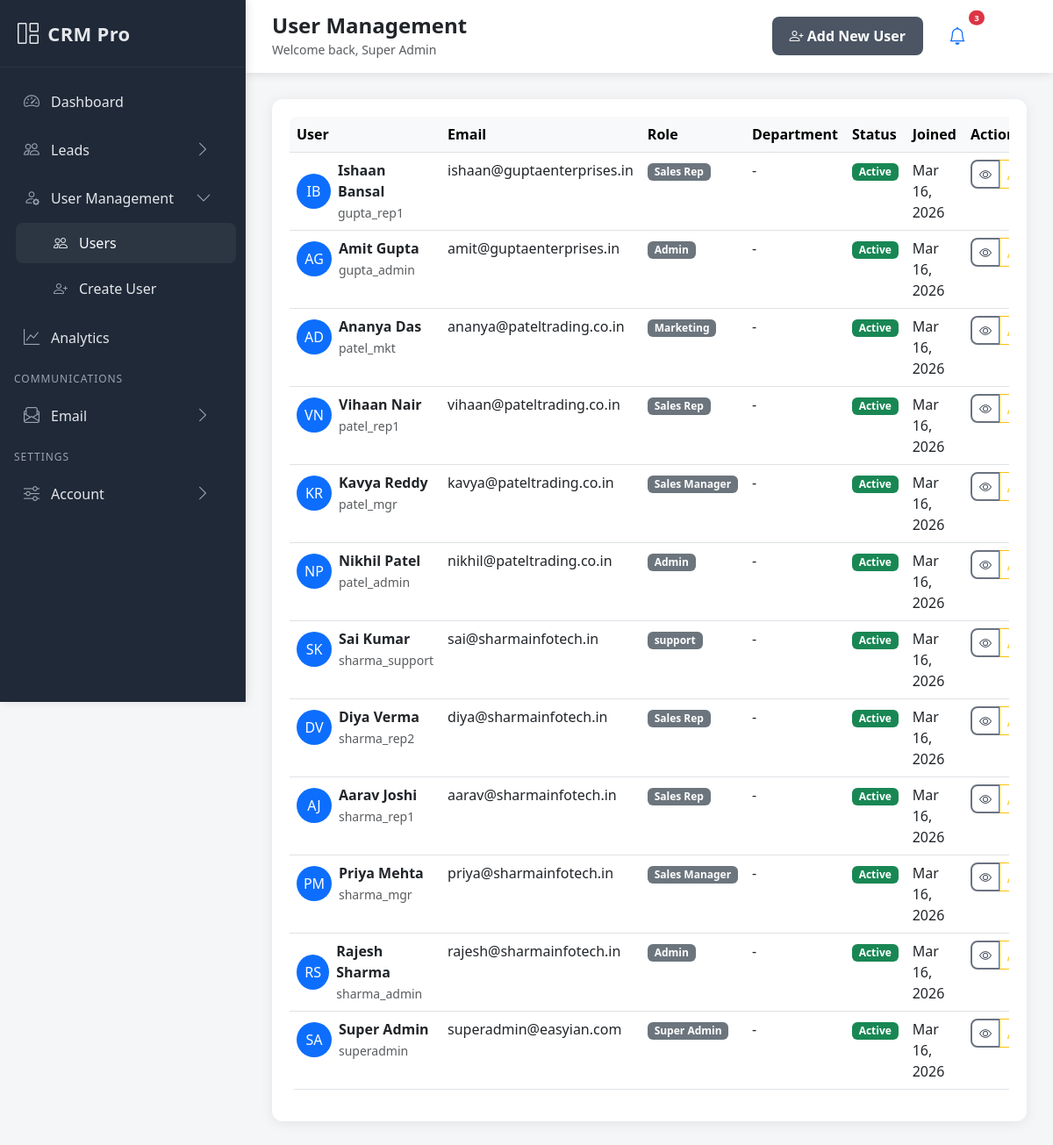
Screenshot of /accounts/users/ (signed in) with the database file from the repository.
### accounts/models.py (models this page shows, shortened)
class CustomUser(AbstractUser):
    ROLE_CHOICES = [
        ('superadmin', 'Super Admin'),
        ('admin', 'Admin'),
        ('sales_manager', 'Sales Manager'),
        ('sales_rep', 'Sales Rep'),
        ('marketing', 'Marketing'),
    ]
    email = models.EmailField(unique=True)
    phone = models.CharField(max_length=15, blank=True, null=True)
    role = models.CharField(max_length=20, choices=ROLE_CHOICES, default='sales_rep')
    department = models.CharField(max_length=100, blank=True, null=True)
    profile_picture = models.ImageField(upload_to='profiles/', blank=True, null=True)
    is_active = models.BooleanField(default=True)
    date_joined = models.DateTimeField(auto_now_add=True)
    USERNAME_FIELD = 'username'
    REQUIRED_FIELDS = ['email', 'first_name', 'last_name']

### accounts/views.py (the view, shortened to what this page needs)
# urls.py: path('users/', views.UserListView.as_view(), name='user_list'),
class UserListView(LoginRequiredMixin, UserPassesTestMixin, ListView):
    model = CustomUser
    template_name = 'accounts/user_list.html'
    context_object_name = 'users'
    paginate_by = 20
    def test_func(self):
        return is_admin_or_superuser(self.request.user)
    def get_queryset(self):
        queryset = CustomUser.objects.all().order_by('-date_joined')
        search = self.request.GET.get('search')
        return queryset

### accounts/views.py (called while the page is built)
def is_admin_or_superuser(user):
    return user.is_authenticated and (user.role in ['admin', 'superadmin'] or user.is_superuser)

### templates/accounts/user_list.html (shortened to what this page needs)
{% extends 'base.html' %}
{% block page_title %}User Management{% endblock %}
{% block page_actions %}
<a href="{% url 'accounts:user_create' %}" class="btn btn-primary">
    <i class="bi bi-person-plus"></i> Add New User
</a>
{% endblock %}
{% block content %}
<div class="card">
    <div class="card-body">
        <div class="table-responsive">
            <table class="table table-hover">
                <thead class="table-light">
                    <tr>
                        <th>User</th>
                        <th>Email</th>
                        <th>Role</th>
                        <th>Department</th>
                        <th>Status</th>
                        <th>Joined</th>
                        <th>Actions</th>
                    </tr>
                </thead>
                <tbody>
                    {% for user_obj in users %}
                    <tr>
                        <td>
                            <div class="d-flex align-items-center">
                                {% if user_obj.profile_picture %}
                                <img src="{{ user_obj.profile_picture.url }}" class="rounded-circle me-2" width="40" height="40">
                                {% else %}
                                <div class="bg-primary rounded-circle text-white d-flex align-items-center justify-content-center me-2" style="width: 40px; height: 40px;">
                                    {{ user_obj.first_name.0|upper }}{{ user_obj.last_name.0|upper }}
                                </div>
                                {% endif %}
                                <div>
                                    <div class="fw-bold">{{ user_obj.get_full_name }}</div>
                                    <small class="text-muted">{{ user_obj.username }}</small>
                                </div>
                            </div>
                        </td>
                        <td>{{ user_obj.email }}</td>
                        <td>
                            <span class="badge bg-secondary">{{ user_obj.get_role_display }}</span>
                        </td>
                        <td>{{ user_obj.department|default:"-" }}</td>
                        <td>
                            {% if user_obj.is_active %}
                            <span class="badge bg-success">Active</span>
                            {% else %}
                            <span class="badge bg-danger">Inactive</span>
                            {% endif %}
                        </td>
                        <td>{{ user_obj.date_joined|date:"M d, Y" }}</td>
                        <td>
                            <div class="btn-group btn-group-sm">
                                <a href="{% url 'accounts:user_detail' user_obj.pk %}" class="btn btn-outline-primary btn-sm">
                                    <i class="bi bi-eye"></i>
                                </a>
                                <a href="{% url 'accounts:user_update' user_obj.pk %}" class="btn btn-outline-warning btn-sm">
                                    <i class="bi bi-pencil"></i>
                                </a>
                            </div>
                        </td>
                    </tr>
                    {% empty %}
                    <tr>
                        <td colspan="7" class="text-center text-muted py-4">
                            No users found. <a href="{% url 'accounts:user_create' %}">Create your first user</a>
                        </td>
                    </tr>
                    {% endfor %}
                </tbody>
            </table>
        </div>
    </div>
</div>
{% endblock %}

### templates/base.html (shortened to what this page needs)
<!DOCTYPE html>
<html lang="en">
<head>
    <link href="https://cdn.jsdelivr.net/npm/bootstrap@5.3.0/dist/css/bootstrap.min.css" rel="stylesheet">
    <link href="https://cdn.jsdelivr.net/npm/bootstrap-icons@1.10.0/font/bootstrap-icons.css" rel="stylesheet">
</head>
<body>
    <nav class="sidebar" id="sidebar">
        <div class="sidebar-header">
            <a href="{% url 'dashboard:home' %}" class="sidebar-brand">
                <i class="bi bi-grid-1x2"></i>
                <span>CRM Pro</span>
            </a>
        </div>
        <ul class="nav flex-column sidebar-nav">
            <li class="nav-item">
                <a class="nav-link {% if request.resolver_match.url_name == 'home' %}active{% endif %}" href="{% url 'dashboard:home' %}">
                    <i class="bi bi-speedometer2"></i>
                    <span>Dashboard</span>
                </a>
            </li>
            <li class="nav-item">
                <a class="nav-link" data-bs-toggle="collapse" href="#menu-leads" role="button" aria-expanded="{% if request.resolver_match.app_name == 'leads' %}true{% else %}false{% endif %}" aria-controls="menu-leads">
                    <i class="bi bi-people"></i>
                    <span>Leads</span>
                    <i class="bi bi-chevron-right chevron"></i>
                </a>
            </li>
            {% if user.role == 'admin' or user.role == 'superadmin' %}
            <li class="nav-item">
                <a class="nav-link" data-bs-toggle="collapse" href="#menu-users" role="button" aria-expanded="{% if request.resolver_match.app_name == 'accounts' and 'user' in request.path %}true{% else %}false{% endif %}" aria-controls="menu-users">
                    <i class="bi bi-person-gear"></i>
                    <span>User Management</span>
                    <i class="bi bi-chevron-right chevron"></i>
                </a>
                <ul class="nav flex-column collapse submenu {% if request.resolver_match.app_name == 'accounts' and 'user' in request.path %}show{% endif %}" id="menu-users">
                    <li class="nav-item">
                        <a class="nav-link {% if request.resolver_match.url_name == 'user_list' %}active{% endif %}" href="{% url 'accounts:user_list' %}">
                            <i class="bi bi-people"></i>
                            <span>Users</span>
                        </a>
                    </li>
                    <li class="nav-item">
                        <a class="nav-link {% if request.resolver_match.url_name == 'user_create' %}active{% endif %}" href="{% url 'accounts:user_create' %}">
                            <i class="bi bi-person-plus"></i>
                            <span>Create User</span>
                        </a>
                    </li>
                </ul>
            </li>
            {% endif %}
            <li class="nav-item">
                <a class="nav-link {% if request.resolver_match.url_name == 'analytics' and request.resolver_match.app_name == 'dashboard' %}active{% endif %}" href="{% url 'dashboard:analytics' %}">
                    <i class="bi bi-graph-up"></i>
                    <span>Analytics</span>
                </a>
            </li>
            <li class="menu-section">Communications</li>
            <li class="nav-item">
                <a class="nav-link" data-bs-toggle="collapse" href="#menu-comm" role="button" aria-expanded="{% if request.resolver_match.app_name == 'communications' %}true{% else %}false{% endif %}" aria-controls="menu-comm">
                    <i class="bi bi-envelope-paper"></i>
                    <span>Email</span>
                    <i class="bi bi-chevron-right chevron"></i>
                </a>
            </li>
            <li class="menu-section">Settings</li>
            <li class="nav-item">
                <a class="nav-link" data-bs-toggle="collapse" href="#menu-settings" role="button" aria-expanded="false" aria-controls="menu-settings">
                    <i class="bi bi-sliders"></i>
                    <span>Account</span>
                    <i class="bi bi-chevron-right chevron"></i>
                </a>
            </li>
        </ul>
    </nav>
    <div class="main-content">
        <div class="topbar">
            <div class="d-flex justify-content-between align-items-center">
                <div class="page-header">
                    <h4 class="mb-0 fw-bold">{% block page_title %}Dashboard{% endblock %}</h4>
                    <small class="text-muted">{% block page_subtitle %}Welcome back, {{ user.get_full_name }}{% endblock %}</small>
                </div>
                <div class="d-flex align-items-center gap-3">
                    <div class="page-actions">
                        {% block page_actions %}{% endblock %}
                    </div>
                    <div class="dropdown">
                        <button class="btn btn-link position-relative" data-bs-toggle="dropdown">
                            <i class="bi bi-bell fs-5"></i>
                            <span class="position-absolute top-0 start-100 translate-middle badge rounded-pill bg-danger" style="font-size: 0.6em;">
                                3
                            </span>
                        </button>
                    </div>
                    <div class="dropdown user-menu">
                        <div class="user-avatar" data-bs-toggle="dropdown">
                        </div>
                    </div>
                </div>
            </div>
        </div>
        <div class="content-area">
            <div class="page-content fade-in">
                {% block content %}{% endblock %}
            </div>
        </div>
    </div>
</body>
</html>

### templates/base.html (style rules this page uses)
:root { --sidebar-width: 280px; --sidebar-bg: #1f2937; --sidebar-bg-hover: #374151; --sidebar-border: #2b3442; --sidebar-text: #e5e7eb; --sidebar-text-dim: #9ca3af; --accent: #9ca3af; }
body { font-family: 'Segoe UI', Tahoma, Geneva, Verdana, sans-serif; background-color: #f5f6f8; }
.sidebar { min-height: 100vh; height: 100vh; width: var(--sidebar-width); background: var(--sidebar-bg); position: fixed; top: 0; left: 0; z-index: 1000; transition: all 0.3s ease; box-shadow: 2px 0 10px rgba(0,0,0,0.1); border-right: 1px solid var(--sidebar-border); overflow-y: auto; overflow-x: hidden; display: flex; flex-direction: column; -webkit-overflow-scrolling: touch; overscroll-behavior: contain; }
.sidebar-header { padding: 20px; border-bottom: 1px solid var(--sidebar-border); position: sticky; top: 0; background: var(--sidebar-bg); }
.sidebar-brand { color: var(--sidebar-text); text-decoration: none; font-size: 22px; font-weight: 700; display: flex; align-items: center; letter-spacing: 0.3px; }
.sidebar-brand i { margin-right: 10px; font-size: 24px; }
.sidebar-nav { padding: 12px 0; flex: 1; }
.nav-item { margin-bottom: 2px; }
.nav-link { color: var(--sidebar-text); padding: 11px 16px; border-radius: 8px; display: flex; align-items: center; transition: background-color 0.2s ease, color 0.2s ease; text-decoration: none; position: relative; margin: 2px 10px; }
.nav-link .chevron { margin-left: auto; transition: transform 0.2s ease; color: var(--sidebar-text-dim); }
.nav-link[aria-expanded="true"] .chevron { transform: rotate(90deg); }
.nav-link.active { background: rgba(255,255,255,0.06); color: #fff; }
.nav-link i { margin-right: 12px; font-size: 18px; width: 20px; text-align: center; color: var(--sidebar-text-dim); }
.nav-link.active i { color: var(--sidebar-text); }
.menu-section { padding: 10px 16px 6px; color: var(--sidebar-text-dim); font-size: 12px; text-transform: uppercase; letter-spacing: 0.08em; }
.submenu { padding-left: 8px; }
.submenu .nav-link { padding-left: 42px; margin: 2px 10px; }
.submenu .nav-link i { width: 18px; font-size: 16px; }
.main-content { margin-left: var(--sidebar-width); min-height: 100vh; transition: margin-left 0.3s ease; }
.topbar { background: white; box-shadow: 0 2px 10px rgba(0,0,0,0.1); padding: 15px 30px; position: sticky; top: 0; z-index: 999; }
.content-area { padding: 30px; }
.card { border: none; box-shadow: 0 2px 15px rgba(0,0,0,0.08); border-radius: 12px; transition: all 0.3s ease; }
.card-body { padding: 20px; }
.btn-primary { background: #4b5563; border: none; border-radius: 8px; padding: 10px 20px; font-weight: 600; transition: all 0.3s ease; }
.btn-outline-primary { border: 2px solid #6b7280; color: #374151; border-radius: 8px; font-weight: 600; transition: all 0.3s ease; }
.table { border-radius: 8px; overflow: hidden; }
.fade-in { animation: fadeIn 0.5s ease-out; }
.user-menu { position: relative; }
.user-avatar { width: 40px; height: 40px; border-radius: 50%; background: var(--primary-gradient); color: white; display: flex; align-items: center; justify-content: center; font-weight: 600; cursor: pointer; transition: all 0.3s ease; }

### rows the page displays
CustomUser: get_full_name "Super Admin", first_name.0 "S", last_name.0 "A", username "superadmin", email "superadmin@easyian.com", role "Super Admin", department "-", is_active "Active", date_joined "Mar 16, 2026"
CustomUser: first_name.0 "I", last_name.0 "B", get_full_name "Ishaan Bansal", username "gupta_rep1", email "ishaan@guptaenterprises.in", role "Sales Rep", department "-", is_active "Active", date_joined "Mar 16, 2026"
CustomUser: first_name.0 "A", last_name.0 "G", get_full_name "Amit Gupta", username "gupta_admin", email "amit@guptaenterprises.in", role "Admin", department "-", is_active "Active", date_joined "Mar 16, 2026"
CustomUser: first_name.0 "A", last_name.0 "D", get_full_name "Ananya Das", username "patel_mkt", email "ananya@pateltrading.co.in", role "Marketing", department "-", is_active "Active", date_joined "Mar 16, 2026"
CustomUser: first_name.0 "V", last_name.0 "N", get_full_name "Vihaan Nair", username "patel_rep1", email "vihaan@pateltrading.co.in", role "Sales Rep", department "-", is_active "Active", date_joined "Mar 16, 2026"
CustomUser: first_name.0 "K", last_name.0 "R", get_full_name "Kavya Reddy", username "patel_mgr", email "kavya@pateltrading.co.in", role "Sales Manager", department "-", is_active "Active", date_joined "Mar 16, 2026"
CustomUser: first_name.0 "N", last_name.0 "P", get_full_name "Nikhil Patel", username "patel_admin", email "nikhil@pateltrading.co.in", role "Admin", department "-", is_active "Active", date_joined "Mar 16, 2026"
CustomUser: first_name.0 "S", last_name.0 "K", get_full_name "Sai Kumar", username "sharma_support", email "sai@sharmainfotech.in", role "support", department "-", is_active "Active", date_joined "Mar 16, 2026"
CustomUser: first_name.0 "D", last_name.0 "V", get_full_name "Diya Verma", username "sharma_rep2", email "diya@sharmainfotech.in", role "Sales Rep", department "-", is_active "Active", date_joined "Mar 16, 2026"
CustomUser: first_name.0 "A", last_name.0 "J", get_full_name "Aarav Joshi", username "sharma_rep1", email "aarav@sharmainfotech.in", role "Sales Rep", department "-", is_active "Active", date_joined "Mar 16, 2026"
CustomUser: first_name.0 "P", last_name.0 "M", get_full_name "Priya Mehta", username "sharma_mgr", email "priya@sharmainfotech.in", role "Sales Manager", department "-", is_active "Active", date_joined "Mar 16, 2026"
CustomUser: first_name.0 "R", last_name.0 "S", get_full_name "Rajesh Sharma", username "sharma_admin", email "rajesh@sharmainfotech.in", role "Admin", department "-", is_active "Active", date_joined "Mar 16, 2026"
